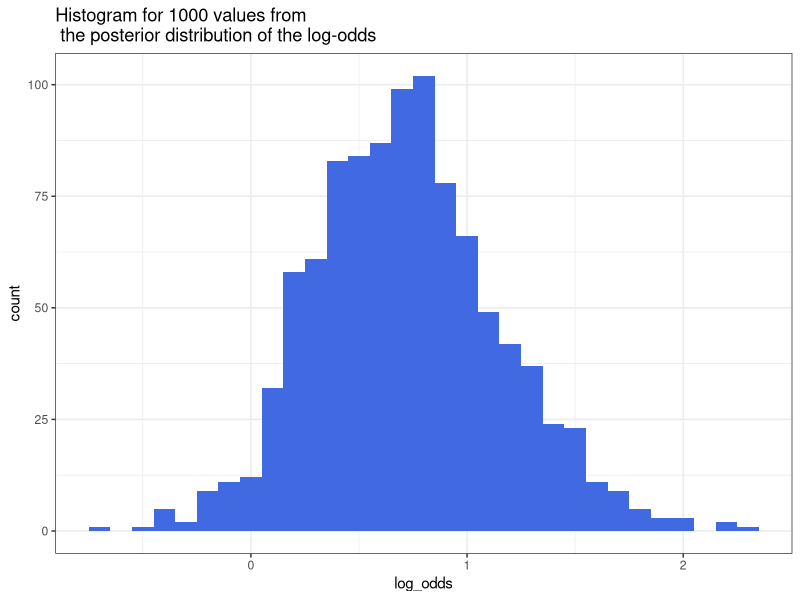
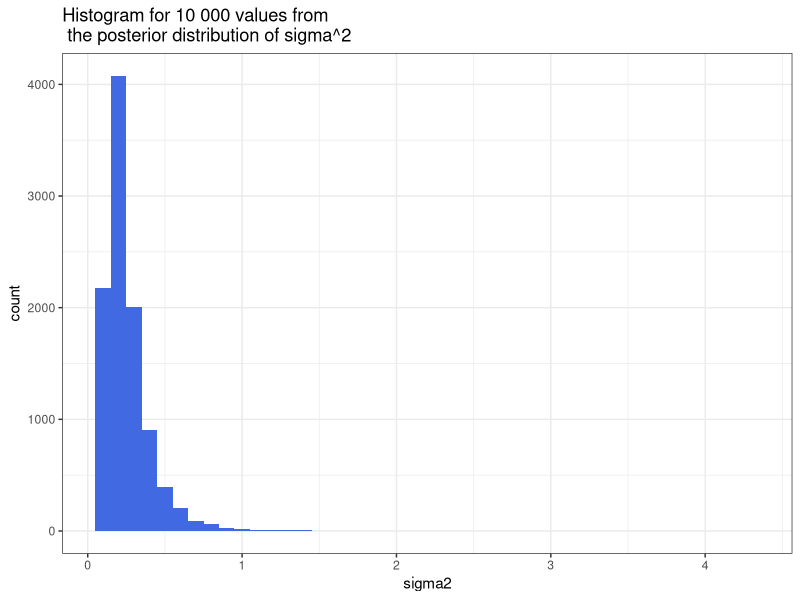
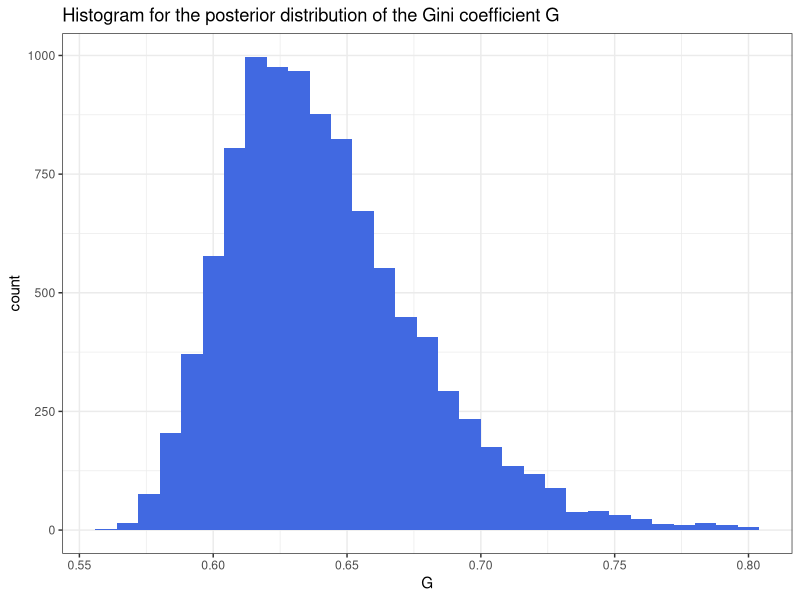
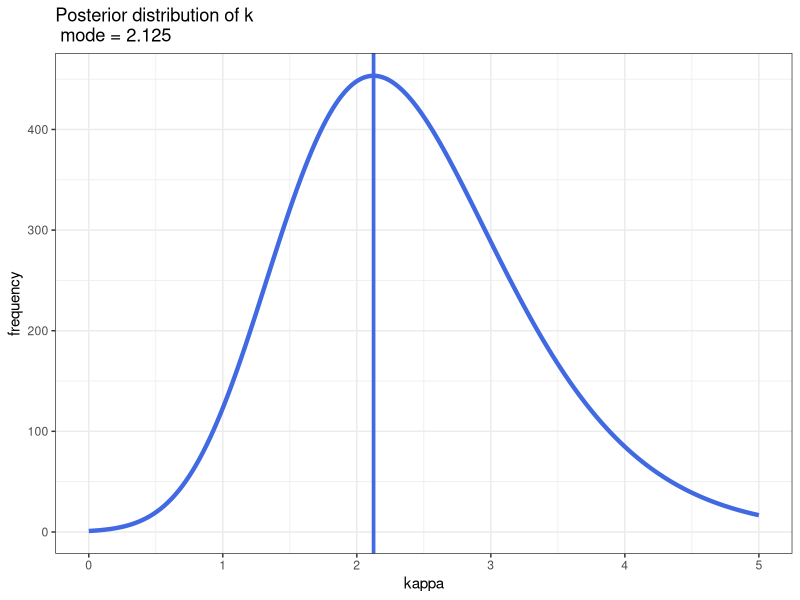
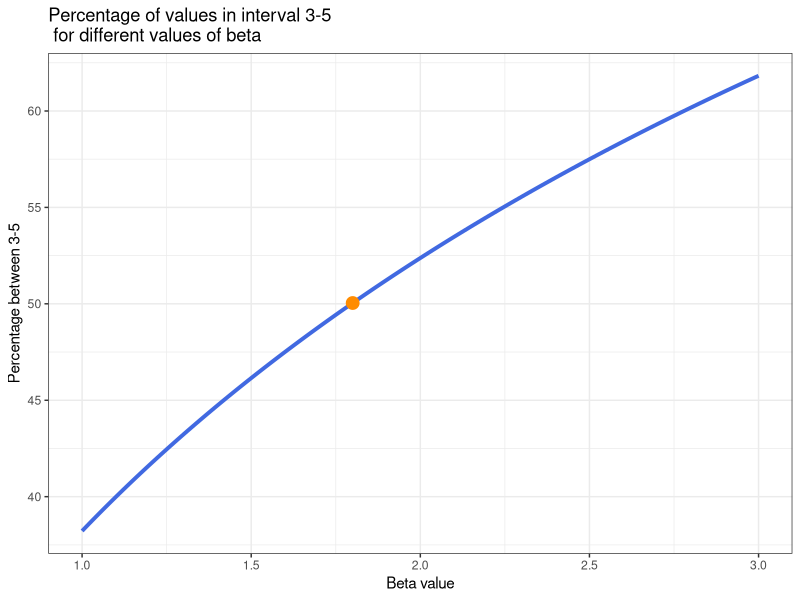
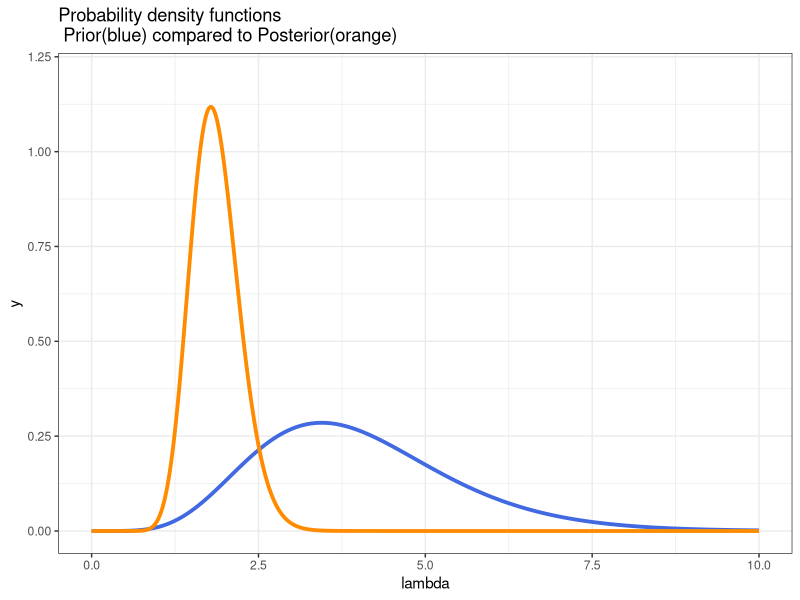

Source code (R) for these figures, in order:
library(ggplot2)
# 1.a)
set.seed(12345)
beta10 <- rbeta(10, 16, 8) 
beta100 <- rbeta(100, 16, 8)
beta1000 <- rbeta(1000, 16, 8)
#sd(beta10); sd(beta100) ; sd(beta1000)
true_sd <- sqrt((16*8)/((16+8)^2*(16+8+1)))
#mean(beta10); mean(beta100) ; mean(beta1000)
true_mean <- 16/(16+8) # True value, (alpha + s) / ((alpha + s) + (beta + f))
# 1.b)
beta_10_val <-length(subset(beta10, beta10 < 0.4)) / 10
beta_100_val <- length(subset(beta100, beta100 < 0.4)) / 100
beta_1000_val <- length(subset(beta1000, beta1000 < 0.4)) / 1000
true_prob <- pbeta(0.4, 16, 8)
log_odds <- log(beta1000 / (1-beta1000))
log_odds_frame <- data.frame(log_odds=log_odds)
ggplot(log_odds_frame, aes(log_odds)) + geom_histogram(binwidth=0.1, fill="royalblue") + theme_bw() + ggtitle("Histogram for 1000 values from \n the posterior distribution of the log-odds")
density(log_odds)
y <- c(14,25,45,25,30,33,19,50,34,67)
sigma2 <- 0
set.seed(12345)
for(i in 1:10000){
  chisq <- rchisq(1, 9)
  sigma2[i] <- (9 * (sum((log(y)-3.5)^2) / 10)) / chisq
}
sigma2_frame <- data.frame(sigma2=sigma2)
ggplot(sigma2_frame, aes(sigma2)) + geom_histogram(binwidth=0.1, fill="royalblue") + theme_bw() + ggtitle("Histogram for 10 000 values from \n the posterior distribution of sigma^2")
#mean(sigma2)
#var(sigma2)
# theoretical mean
#c(theoretical_mean=(sum((log(y)-3.5)^2))/(10-2))
# theoretical variance
#c(theoretical_variance=(2*10^2 * ((sum((log(y)-3.5)^2))/10)^2 ) / (8^2 * 6))
c(Mean=mean(sigma2))
c(Variance=var(sigma2))
c(theoretical_mean=(sum((log(y)-3.5)^2))/(10-2))
c(theoretical_variance=(2*10^2 * ((sum((log(y)-3.5)^2))/10)^2 ) / (8^2 * 6))
G <- 2*dnorm((sqrt(sigma2)/sqrt(2))-1)
mean(G)
G_frame <- data.frame(G=G)
ggplot(G_frame, aes(G)) + geom_histogram(binwidth=0.008, fill="royalblue") + theme_bw() + ggtitle("Histogram for the posterior distribution of the Gini coefficient G")
# a)
radians <- c(-2.44,2.14,2.54,1.83,2.02,2.33,-2.79,2.23,2.07,2.02)
kappa <- seq(from=0, to=5, by=0.001)
distKappa <- (1/besselI(kappa, 0))^10 * exp(kappa * sum(cos(radians-2.39))-kappa)
kappaFrame <- data.frame(x=kappa, y=distKappa)
maxkappa <- which.max(distKappa)
modeKappa <- kappa[2126]
ggplot(kappaFrame, aes(x=x,y=y)) + geom_line(col="royalblue", size=1.5) + geom_vline(xintercept=modeKappa,col="royalblue",size=1.25) +
  ggtitle("Posterior distribution of k \n mode = 2.125") + theme_bw() +ylab("frequency") + xlab("kappa")
bseq <- seq(1,3, 0.01)
prob <- 0
j <- 0
for(i in bseq){
  j <- j+1
  prob[j] <-  (pgamma(q = 5, 4*i, i) - pgamma(q = 3, 4*i, i) ) *100
}
prob <- data.frame(x=bseq, y=prob)
ggplot(prob, aes(x=x, y=y)) + geom_line(col="royalblue", size=1.35) + ggtitle("Percentage of values in interval 3-5\n for different values of beta") + ylab("Percentage between 3-5") + xlab("Beta value") + geom_point(data=data.frame(y=0.5004194*100,x=1.8), size=4, col="darkorange") + theme_bw()
# c
ysum <- sum(120342 + 235967 + 243745 + 197452 + 276935 + 157222) / 100000
 # prior
prior <- data.frame(x=seq(0,10, 0.01), y=dgamma(seq(0, 10, by=0.01), 4*1.81, 1.81))
posterior <- data.frame(x=seq(0,10, 0.01),y=dgamma(seq(0, 10, by=0.01), 4*1.81 + 19, 1.81 + 12.31663))
ggplot(prior, aes(x=x, y=y)) + geom_line(col="royalblue", size=1.3) + ylim(0,1.2) + geom_line(data=posterior, aes(x=x, y=y), col="darkorange", size=1.3) + theme_bw() + ggtitle("Probability density functions \n Prior(blue) compared to Posterior(orange)") + xlab("lambda")

